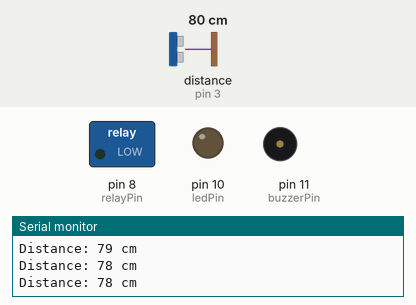
Bench run of a sketch on a simulated Arduino Uno, built with avr-gcc and run on an emulated ATmega328P. Parts: switched loads named in the sketch (green lamp = pin HIGH), output pins drawn as LEDs (lit = HIGH), buzzer (waves = sounding, pin HIGH), the last lines printed to the serial monitor. Wiring (inferred from the names in the program): ultrasonic range finder: trigger pin 2; echo pin 3. The test bench sets the inputs (shaded band); at power-on: distance to the obstacle (sensor on pin 3) 80 cm. The echo pulse lasts 58.3 µs per cm; pins used as bus, display or sensor lines are not drawn.

Above: at 1.3 s.
1.4 s: distance to the obstacle (sensor on pin 3) set to 17 cm
2.9 s: distance to the obstacle (sensor on pin 3) set to 13 cm
At 4.1 s:
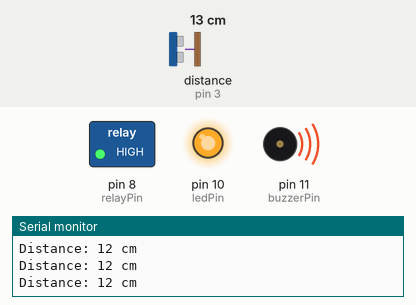
4.5 s: distance to the obstacle (sensor on pin 3) set to 18 cm
At 5.5 s:
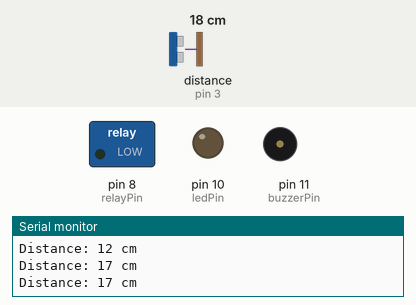
6.0 s: distance to the obstacle (sensor on pin 3) set to 2 cm
At 6.7 s:
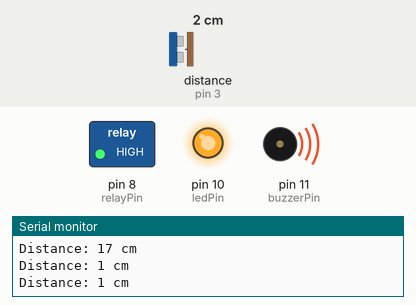
Timing chart, 0 to 8.5 s (numbered marks = the images above; inputs shaded):
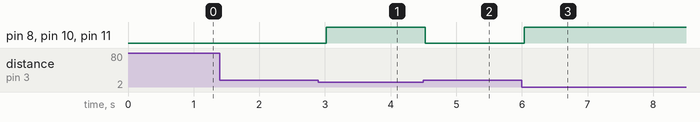

Measured:
- the behaviour switches between 16 and 15 cm on distance to the obstacle (sensor on pin 3) (found by bisection; images 0 and 1)
- after the input at 2.9 s, pin 8 (relayPin), pin 10 (ledPin), pin 11 (buzzerPin): LOW → HIGH after 0.12 s
- after the input at 4.5 s, pin 8 (relayPin), pin 10 (ledPin), pin 11 (buzzerPin): HIGH → LOW at once
- after the input at 6.0 s, pin 8 (relayPin), pin 10 (ledPin), pin 11 (buzzerPin): LOW → HIGH at once

The sketch:

HandDryer.ino
```cpp
// SISTEM PENGERING TANGAN OTOMATIS
// by Wina Sorta Maria Gea
// Arduino UNO + Ultrasonic Sensor + Relay + DC Fan

const int trigPin = 2;
const int echoPin = 3;
const int relayPin = 8;
const int ledPin = 10;
const int buzzerPin = 11;

// Variabel Ultrasonic
long duration;
int distance;

void setup() {
  pinMode(trigPin, OUTPUT);
  pinMode(echoPin, INPUT);
  pinMode(relayPin, OUTPUT);
  pinMode(ledPin, OUTPUT);
  pinMode(buzzerPin, OUTPUT);
  Serial.begin(9600);
}

void loop() {
  digitalWrite(trigPin, LOW);
  delayMicroseconds(2);
  digitalWrite(trigPin, HIGH);
  delayMicroseconds(10);
  digitalWrite(trigPin, LOW);

  duration = pulseIn(echoPin, HIGH);
  distance = duration * 0.034 / 2;

  Serial.print("Distance: ");
  Serial.print(distance);
  Serial.println(" cm");

  if (distance > 0 && distance < 15) {
    digitalWrite(relayPin, HIGH);
    digitalWrite(ledPin, HIGH);
    digitalWrite(buzzerPin, HIGH);
  } else {
    digitalWrite(relayPin, LOW);
    digitalWrite(ledPin, LOW);
    digitalWrite(buzzerPin, LOW);
  }

  delay(500);
}
```
